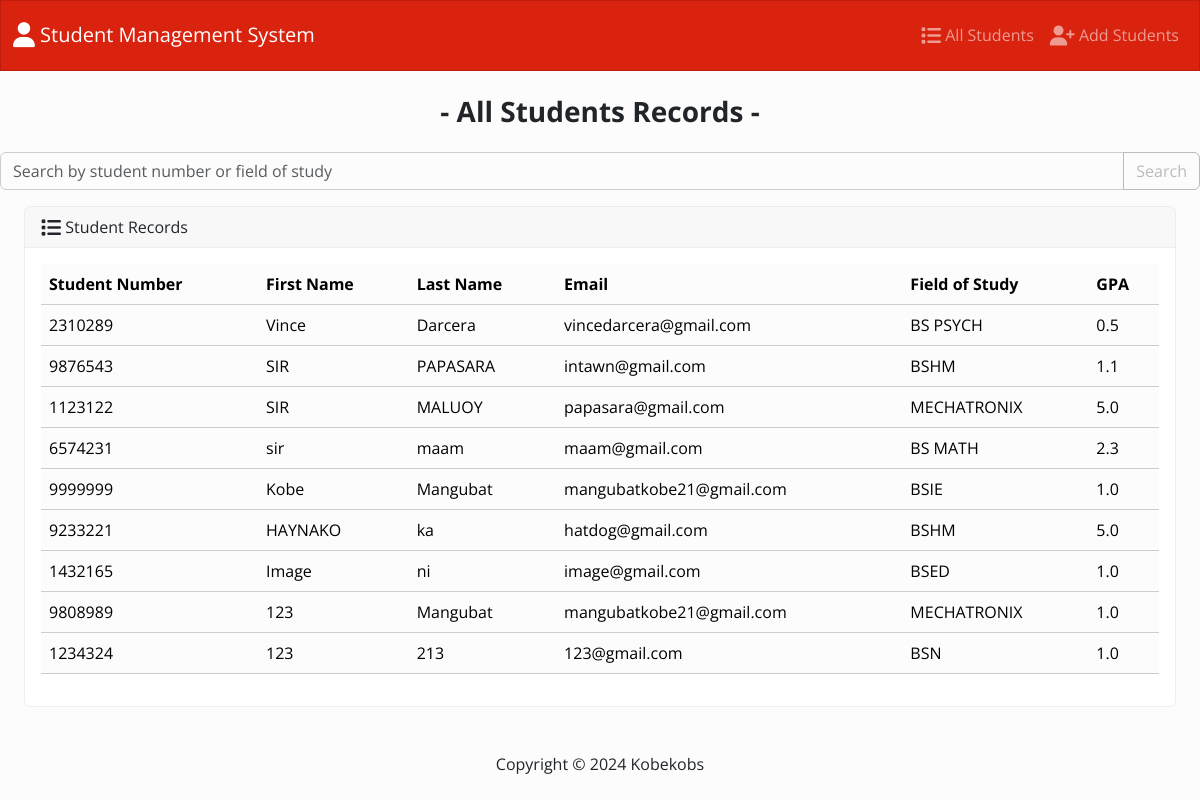
The page / on the database its author committed.
### studentmanage/models.py (models this page shows, shortened)
class Student(models.Model):
    student_num = models.PositiveIntegerField()
    f_name = models.CharField(max_length=50)
    l_name = models.CharField(max_length=50)
    email = models.EmailField(max_length=100)
    field_of_study = models.CharField(max_length=50)
    gpa = models.FloatField()

### studentmanage/views.py (the view)
# urls.py: path('', views.studenthomepage, name='studenthomepage'),
def studenthomepage(request):
    search_query = request.GET.get('search')
    students = Student.objects.all()
    if search_query:
        students = students.filter(
            student_num__icontains=search_query
        ) | students.filter(
            field_of_study__icontains=search_query
        )
    return render(request, 'studentmanage/index.html', {'students': students})

### studentmanage/templates/studentmanage/index.html (shortened to what this page needs)
{% extends "studentmanage/aribase.html" %}
{% block body %}
    <h3 class="m-4 text-center"><strong>- All Students Records -</strong></h3>
    <div class="row mb-3">
        <div class="col-12">
            <form method="GET" action="{% url 'studenthomepage' %}">
                <div class="input-group">
                    <input type="text" class="form-control" placeholder="Search by student number or field of study" name="search">
                    <button class="btn btn-outline-secondary" type="submit">Search</button>
                </div>
            </form>
        </div>
    </div>
    <div class="row">
        <div class="col-12">
            {% if students %}
                <div class="card bg-light ms-4 me-4 mb-3">
                    <div class="card-header">
                        <i class="fa-solid fa-list fa-lg"></i> Student Records
                    </div>
                    <div class="card-body">
                        <div class="table-responsive">
                            <table class="table table-hover">
                                <thead>
                                    <tr>
                                        <th scope="col">Student Number</th>
                                        <th scope="col">First Name</th>
                                        <th scope="col">Last Name</th>
                                        <th scope="col">Email</th>
                                        <th scope="col">Field of Study</th>
                                        <th scope="col">GPA</th>
                                    </tr>
                                </thead>
                                <tbody>
                                    {% for student in students %}
                                        <tr>
                                            <td>{{ student.student_num }}</td>
                                            <td>{{ student.f_name }}</td>
                                            <td>{{ student.l_name }}</td>
                                            <td>{{ student.email }}</td>
                                            <td>{{ student.field_of_study }}</td>
                                            <td>{{ student.gpa }}</td>
                                        </tr>
                                    {% endfor %}
                                </tbody>
                            </table>
                        </div>
                    </div>
                </div>
            {% else %}
                <div class="alert alert-primary ms-4 me-4">
                    <h5>No Registered Students</h5>
                </div>
            {% endif %}
        </div>
    </div>
{% endblock %}
<!-- {% load static %}

### studentmanage/templates/studentmanage/aribase.html (shortened to what this page needs)
{% load static %}
<!DOCTYPE html>
<html lang="en">
    <head>
        <link rel="stylesheet" href="https://cdnjs.cloudflare.com/ajax/libs/font-awesome/6.5.2/css/all.min.css"/>
        <link href="{% static 'css/bootstrap.min (1).css' %}" rel="stylesheet">
    </head>
    <body class="d-flex flex-column min-vh-100">
        <nav class="navbar navbar-expand-lg bg-primary" data-bs-theme="dark">
            <div class="container-fluid">
                <a class="navbar-brand text-center" href="{% url 'studenthomepage' %}">
                    <i class="fa-solid fa-user fa-lg"></i> Student Management System
                </a>
                <div class="collapse navbar-collapse" id="navbarColor01">
                    <ul class="navbar-nav ms-auto">
                        <li class="nav-item">
                            <a class="nav-link" href="{% url 'studenthomepage' %}">
                                <i class="fa-solid fa-list fa-lg"></i> All Students
                            </a>
                        </li>
                        <li class="nav-item">
                            <a class="nav-link" href="{% url 'add' %}">
                                <i class="fa-solid fa-user-plus fa-lg"></i> Add Students</a>
                        </li>
                    </ul>
                </div>
            </div>
        </nav>
        <div class="contrainer-fluid">
          {% block body %}
          {% endblock %}
        </div>
        <footer class="mt-auto mb-4">
            <div class="text-center">
                <span>
                    Copyright &copy; <script>document.write(new Date().getFullYear())</script> Kobekobs
                </span>
            </div>
        </footer>
    </body>
</html>

### rows shown on the page
Student: student_num "2310289", f_name "Vince", l_name "Darcera", email "vincedarcera@gmail.com", field_of_study "BS PSYCH", gpa "0.5"
Student: student_num "9876543", f_name "SIR", l_name "PAPASARA", email "intawn@gmail.com", field_of_study "BSHM", gpa "1.1"
Student: student_num "1123122", f_name "SIR", l_name "MALUOY", email "papasara@gmail.com", field_of_study "MECHATRONIX", gpa "5.0"
Student: student_num "6574231", f_name "sir", l_name "maam", email "maam@gmail.com", field_of_study "BS MATH", gpa "2.3"
Student: student_num "9999999", f_name "Kobe", l_name "Mangubat", email "mangubatkobe21@gmail.com", field_of_study "BSIE", gpa "1.0"
Student: student_num "9233221", f_name "HAYNAKO", l_name "ka", email "hatdog@gmail.com", field_of_study "BSHM", gpa "5.0"
Student: student_num "1432165", f_name "Image", l_name "ni", email "image@gmail.com", field_of_study "BSED", gpa "1.0"
Student: student_num "9808989", f_name "123", l_name "Mangubat", email "mangubatkobe21@gmail.com", field_of_study "MECHATRONIX", gpa "1.0"
Student: student_num "1234324", f_name "123", l_name "213", email "123@gmail.com", field_of_study "BSN", gpa "1.0"
